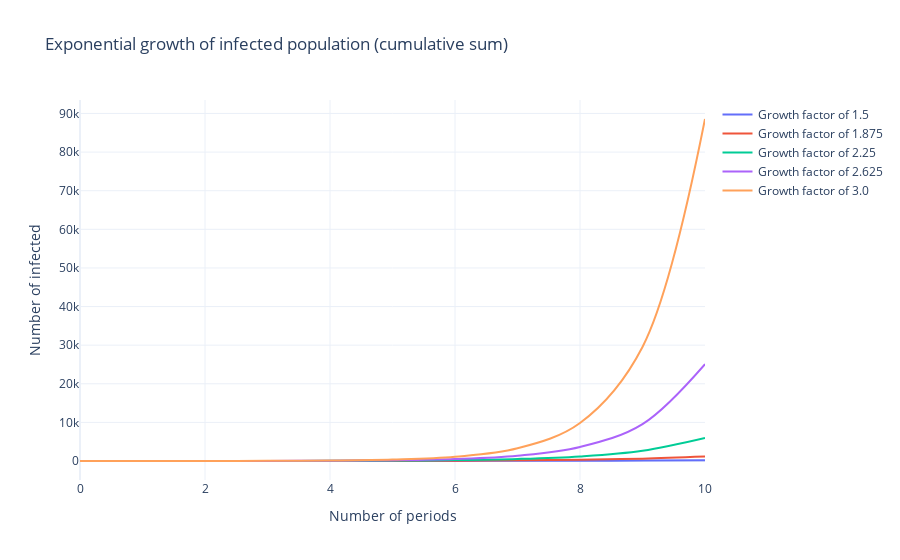

Write notebook code for a chart like this one.
### Code cell
t = 10
vals_cont = list(np.linspace(1.5, 3, 5))

df = get_frame(t, vals_cont)
fig = go.Figure()
for i in vals_cont:
    fig.add_trace(
        go.Scatter(
            x=df["index"],
            y=df["cum_{}".format(i)],
            mode="lines",
            name="Growth factor of {}".format(i),
            line_shape="spline",
            legendgroup="cum",
        )
    )
#     fig.add_trace(
#         go.Scatter(
#             x=df["index"],
#             y=df["ind_{}".format(i)],
#             mode="lines",
#             name="Daily {}".format(i),
#             line_shape="spline",
#             line=dict(dash="dash"),
#             legendgroup="ind",
#         )
#     )

fig.update_layout(
    title="Exponential growth of infected population (cumulative sum)",
    xaxis_title="Number of periods",
    yaxis_title="Number of infected",
)
fig.show()
fig.write_image("exp_growth.svg", width=700, height=400)

### Figure 1 — Plotly figure (JSON) as saved in the notebook; plotly's stock layout.template omitted (floating-point values rounded to 4 significant figures)
{"data": [{"legendgroup": "cum", "line": {"shape": "spline"}, "mode": "lines", "name": "Growth factor of 1.5", "type": "scatter", "x": [0, 1, 2, 3, 4, 5, 6, 7, 8, 9, 10], "y": [1, 2.5, 4.75, 8.125, 13.19, 20.78, 32.17, 49.26, 74.89, 113.3, 171.0]}, {"legendgroup": "cum", "line": {"shape": "spline"}, "mode": "lines", "name": "Growth factor of 1.875", "type": "scatter", "x": [0, 1, 2, 3, 4, 5, 6, 7, 8, 9, 10], "y": [1, 2.875, 6.391, 12.98, 25.34, 48.52, 91.97, 173.4, 326.2, 612.6, 1150.0]}, {"legendgroup": "cum", "line": {"shape": "spline"}, "mode": "lines", "name": "Growth factor of 2.25", "type": "scatter", "x": [0, 1, 2, 3, 4, 5, 6, 7, 8, 9, 10], "y": [1, 3.25, 8.312, 19.7, 45.33, 103.0, 232.7, 524.7, 1182.0, 2659.0, 5985.0]}, {"legendgroup": "cum", "line": {"shape": "spline"}, "mode": "lines", "name": "Growth factor of 2.625", "type": "scatter", "x": [0, 1, 2, 3, 4, 5, 6, 7, 8, 9, 10], "y": [1, 3.625, 10.52, 28.6, 76.08, 200.7, 527.9, 1387.0, 3641.0, 9559.0, 25090.0]}, {"legendgroup": "cum", "line": {"shape": "spline"}, "mode": "lines", "name": "Growth factor of 3.0", "type": "scatter", "x": [0, 1, 2, 3, 4, 5, 6, 7, 8, 9, 10], "y": [1, 4, 13, 40, 121, 364, 1093, 3280, 9841, 29524, 88573]}], "layout": {"title": {"text": "Exponential growth of infected population (cumulative sum)"}, "xaxis": {"title": {"text": "Number of periods"}}, "yaxis": {"title": {"text": "Number of infected"}}}}
